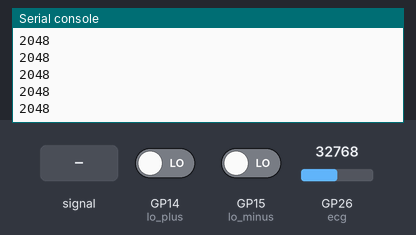
A program run on a simulated Raspberry Pi Pico running MicroPython. Parts: the last lines printed to the serial console. The inputs (shaded band) are chosen by the test bench; at power-on: GP26 (ecg) = 32768, GP14 (lo_plus) LOW, GP15 (lo_minus) LOW (analog values on the 0–65535 scale).

Above: at 1.2 s.
1.3 s: GP26 (ecg) fed a 200 Hz sine of ±5242 counts around its level
At 2.1 s:
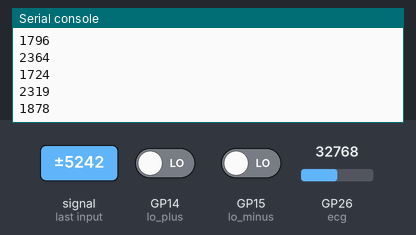
2.8 s: GP26 (ecg) set to 45874
At 3.5 s:
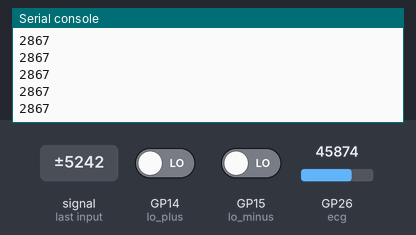
4.3 s: GP14 (lo_plus) driven HIGH
Timing chart, 0 to 5.4 s (numbered marks = the images above; inputs shaded):
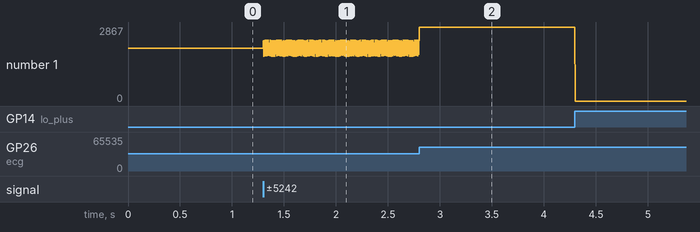

Measured:
- after the input at 1.3 s, the serial console: prints a new line at once (image 1)
- plotted number 1: 2048 → 1791 after the input at 1.3 s

The program:

example.py
```python
# MicroPython example (e.g., Raspberry Pi Pico) that reads the AD8232 OUTPUT on ADC GP26 and prints a 12-bit-like sample or 0 if LO+ / LO- indicate an electrode is loose, at ~500 Hz.
#
# Buy this module: https://shillehtek.com/products/ecg-electrode-pads-ad8232-5-pack
# Full manual: https://shillehtek.com/blogs/shillehtek-product-manuals/ecg-electrode-pads-ad8232-5-pack-manual
# More examples: https://github.com/shillehbean/shillehtek-examples
#

from machine import ADC, Pin
import time

ecg = ADC(26)                    # AD8232 OUTPUT -> GP26
lo_plus = Pin(14, Pin.IN)        # LO+ -> GP14
lo_minus = Pin(15, Pin.IN)       # LO- -> GP15

while True:
    if lo_plus.value() or lo_minus.value():
        print(0)                 # electrode off
    else:
        print(ecg.read_u16() >> 4)   # 12-bit-ish value
    time.sleep_ms(2)
```
